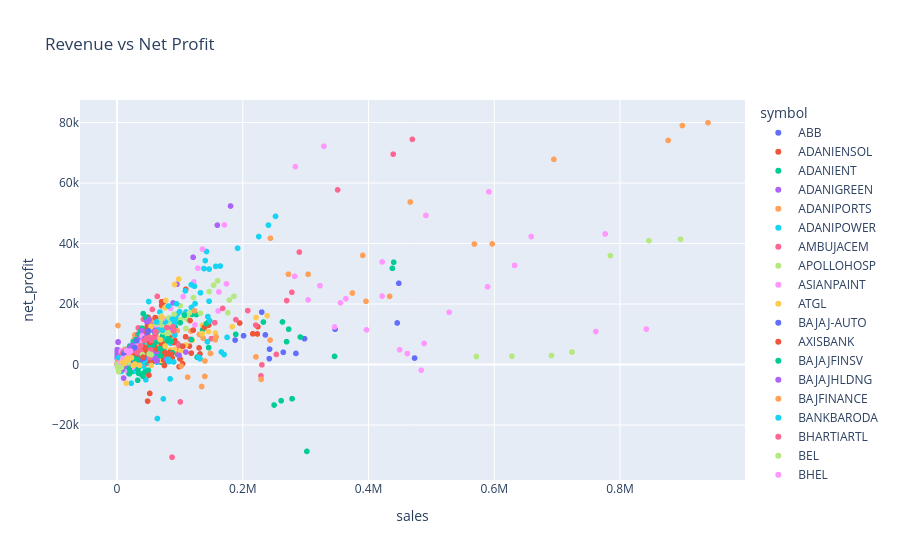

Here is the notebook cell this chart was saved with:
### Code cell
fig = px.scatter(
    profit_df,
    x="sales",
    y="net_profit",
    color="symbol",
    title="Revenue vs Net Profit"
)

fig.show()
